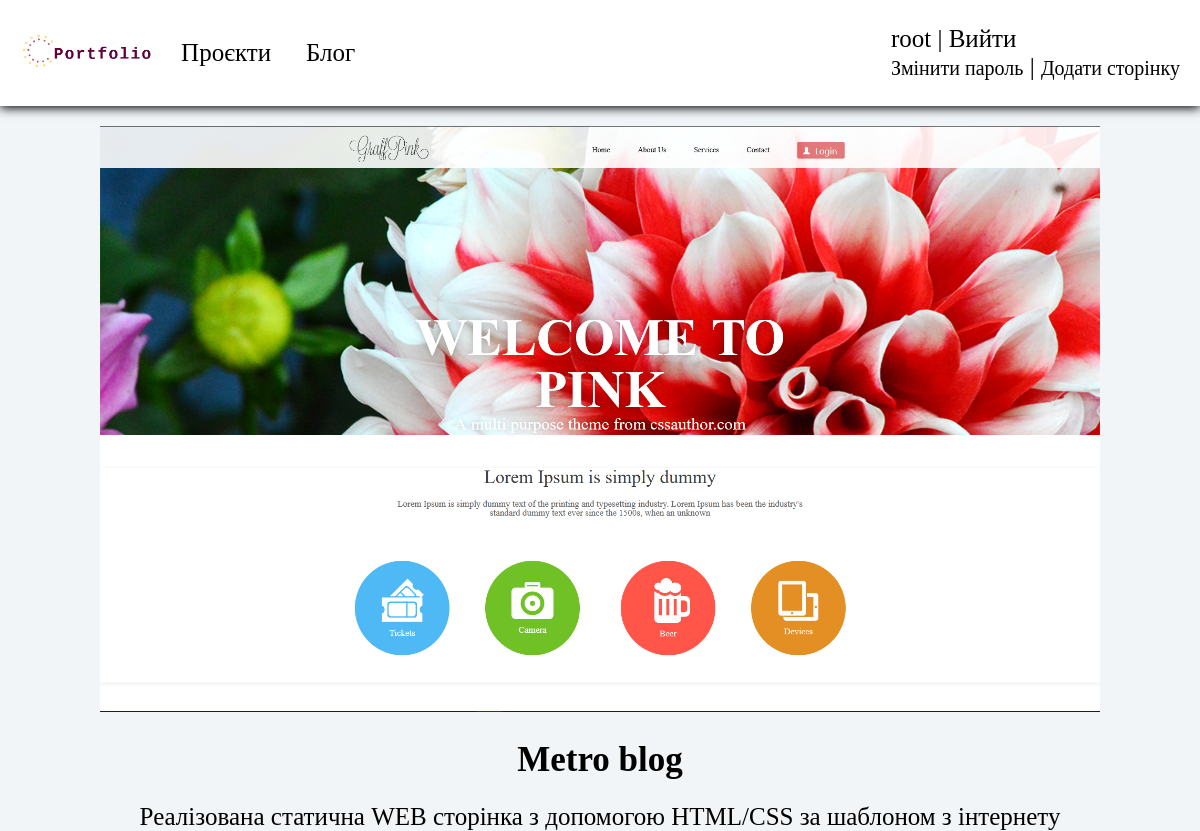
Screenshot of /seepage/21/ (signed in) with the database file from the repository.
### user/models.py (models this page shows)
class User(AbstractUser):
    username = models.CharField(max_length=150, unique=True)
    password = models.CharField(max_length=128)
    email = models.EmailField(max_length=255, unique=True)
    role = models.CharField(max_length=150)
    firstname = models.CharField(max_length=255, blank=True)
    lastname= models.CharField(max_length=255, blank=True)

### project/models.py (models this page shows, shortened)
class SomeProject(models.Model):
    title = models.CharField(max_length=155, verbose_name='Назва')
    description = models.TextField(verbose_name="Опис")
    image = models.ImageField(upload_to="projects/", verbose_name="Фото", blank=True)

### project/views.py (the view)
# urls.py: path('seepage/<int:pk>/', see_page, name='see'),
def see_page(request, pk):
    some = SomeProject.objects.get(pk=pk)
    return render(request, 'see/see.html', {'menu': menu, 'p': some, 'addurl': 'addpage'})

### user/templates/see/see.html
{% extends 'base/base.html' %}
{% load static %}
{% block content %}
<div style="text-align:center;margin-top:20px;">
  <img src="{{p.image.url}}" style="max-width:1000px;max-height:700px;">
  <h1 style="font-size:35px">{{p.title}}</h1>
  <span style="font-size:25px">{{p.description}}</span>
</div>
{% endblock %}

### user/templates/base/base.html (shortened to what this page needs)
{% load static %}
<!DOCTYPE html>
<html lang="en">
<head>
    <link rel="stylesheet" href="{% static 'projects/css/index.css' %}">
</head>
<body>
{% block mainmenu %}
<div class="header_menu">
    <div>
        <a href="{% url 'about' %}">
              <img src="{% static 'projects/header/kbnr1.png' %}" alt="KBNR">
        </a>
        <ul class="header_opt">
           {% for m in menu %}
            <a href="{% url m.url_name %}">{{m.title}}</a>
           {% endfor %}
        </ul>
    </div>
    <ul class="header_auth">
        {% if request.user.is_authenticated %}
            <span>{{user.username}}</span> | <a href="{% url 'logout' %}">Вийти</a><br>
            <a href="{% url 'change' %}" class="change">Змінити пароль</a>
            {% if user.role == 'admin' %}
                | <a href="{% url addurl %}" class="addpage">Додати сторінку</a>
            {% endif %}
        {% else %}
            <a href="{% url 'register' %}">Реєстрація</a> | <a href="{% url 'login' %}">Ввійти</a>
        {% endif %}
    </ul>
</div>
{% endblock mainmenu %}
{% block content %}
{% endblock %}
</body>
</html>

### user/static/projects/css/index.css (style rules this page uses)
body { padding: 0px; margin: 0px; background-color: #f2f5f7; }
.header_menu { display: flex; justify-content: space-between; background-color: white; padding: 0; align-items: center; box-shadow: 0 2px 10px 0 black; }
.header_opt { display: flex; flex-direction: row; padding: 0; margin:0; }
.header_opt a { font-size: 25px; text-decoration: none; padding: 20px 0; margin:0; margin: 15px; margin-left: 20px; color:black; }
.header_auth { font-size: 25px; margin-right: 20px; }
.header_auth a, .header_auth span { text-decoration: none; color:black; }
.header_menu div { margin-left: 15px; }
.header_menu a img { height: 50px; }
.header_menu div { display: flex; flex-direction: row; align-items: center; }
.change, .addpage { font-size:20px; }

### rows the page displays
User: username "root"
SomeProject: image (picture), title "Metro blog", description "Реалізована статична WEB сторінка з допомогою HTML/CSS за шаблоном з інтернету"

### other values shown
{{ m.title }} "Проєкти" "Блог"
